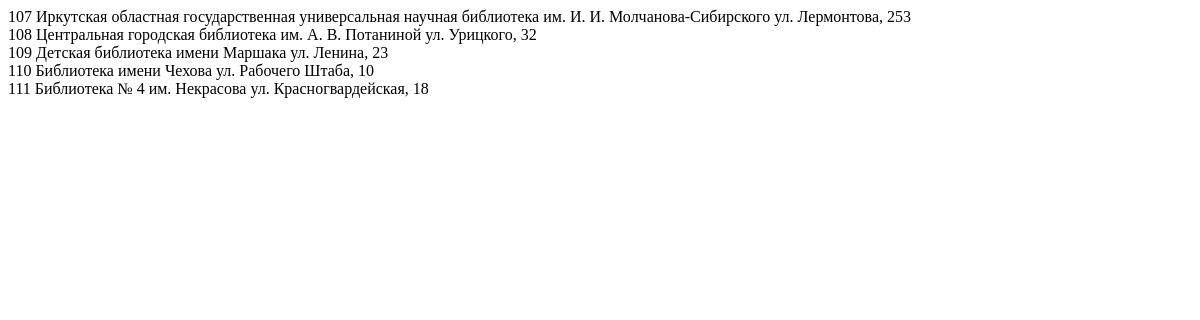
The app's page /, older data.
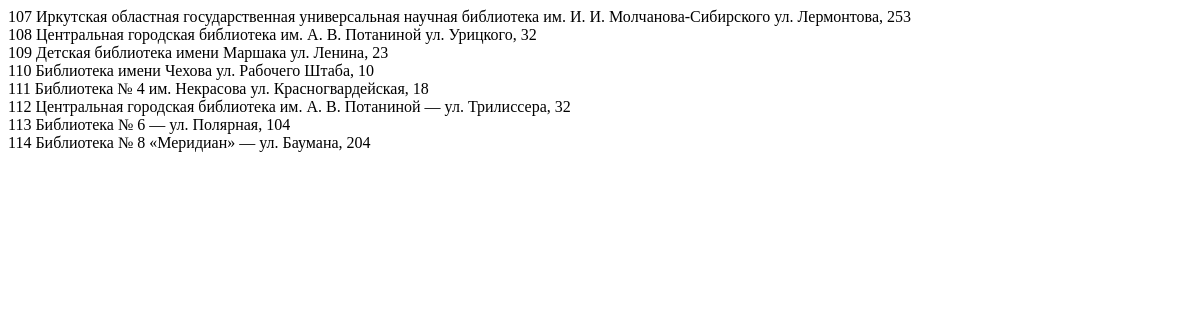
The same page, newer data.
### library/models.py (models this page shows, shortened)
class Library(models.Model):
    name = models.TextField("Название библиотеки")
    address = models.TextField("Адрес")
    user = models.ForeignKey(User, on_delete=models.CASCADE, null=True, blank=True, verbose_name="Пользователь")
    class Meta:
        verbose_name = "Библиотека"
        verbose_name_plural = "Библиотеки"

### library/views.py (the view)
# urls.py: path('', views.ShowLibraryView.as_view()),
class ShowLibraryView(TemplateView):
    template_name = "library/show_library.html"
    def get_context_data(self, **kwargs: Any) -> dict[str, Any]:
        context = super().get_context_data(**kwargs)
        context['library'] = Library.objects.all()
        return context

### templates/library/show_library.html (shortened to what this page needs)
<!DOCTYPE html>
<html lang="en">
<head>
</head>
<body>
    {% for s in library %}
    {{s.id}} {{s.name}} {{s.address}}<br>
    {% endfor %}
</body>
</html>

Row changes from the older to the newer data that the page shows:
added Library: id "112", name "Центральная городская библиотека им. А. В. Потаниной — ул. Трилиссера, 32"
added Library: id "113", name "Библиотека № 6 — ул. Полярная, 104"
added Library: id "114", name "Библиотека № 8 «Меридиан» — ул. Баумана, 204"
